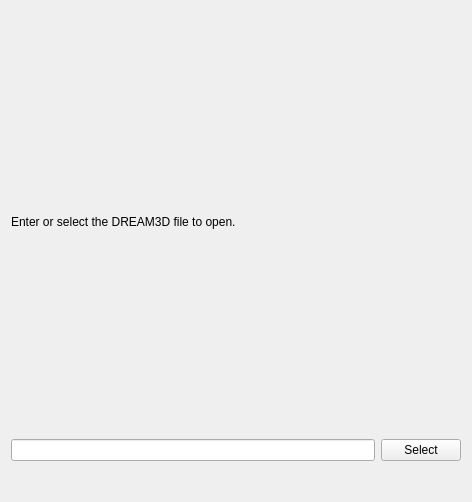
<?xml version="1.0" encoding="UTF-8"?>
<ui version="4.0">
 <class>DREAM3DFilePage</class>
 <widget class="QWizardPage" name="DREAM3DFilePage">
  <property name="geometry">
   <rect>
    <x>0</x>
    <y>0</y>
    <width>472</width>
    <height>502</height>
   </rect>
  </property>
  <property name="windowTitle">
   <string>WizardPage</string>
  </property>
  <layout class="QGridLayout" name="gridLayout" columnstretch="0,0,0">
   <item row="2" column="1">
    <widget class="QLineEdit" name="DREAM3DFileLE"/>
   </item>
   <item row="2" column="2">
    <widget class="QPushButton" name="selectButton">
     <property name="text">
      <string>Select</string>
     </property>
    </widget>
   </item>
   <item row="0" column="1">
    <widget class="QLabel" name="label">
     <property name="text">
      <string>Enter or select the DREAM3D file to open.</string>
     </property>
    </widget>
   </item>
   <item row="3" column="1">
    <spacer name="verticalSpacer">
     <property name="orientation">
      <enum>Qt::Vertical</enum>
     </property>
     <property name="sizeType">
      <enum>QSizePolicy::Preferred</enum>
     </property>
     <property name="sizeHint" stdset="0">
      <size>
       <width>20</width>
       <height>30</height>
      </size>
     </property>
    </spacer>
   </item>
  </layout>
 </widget>
 <resources/>
 <connections/>
</ui>
